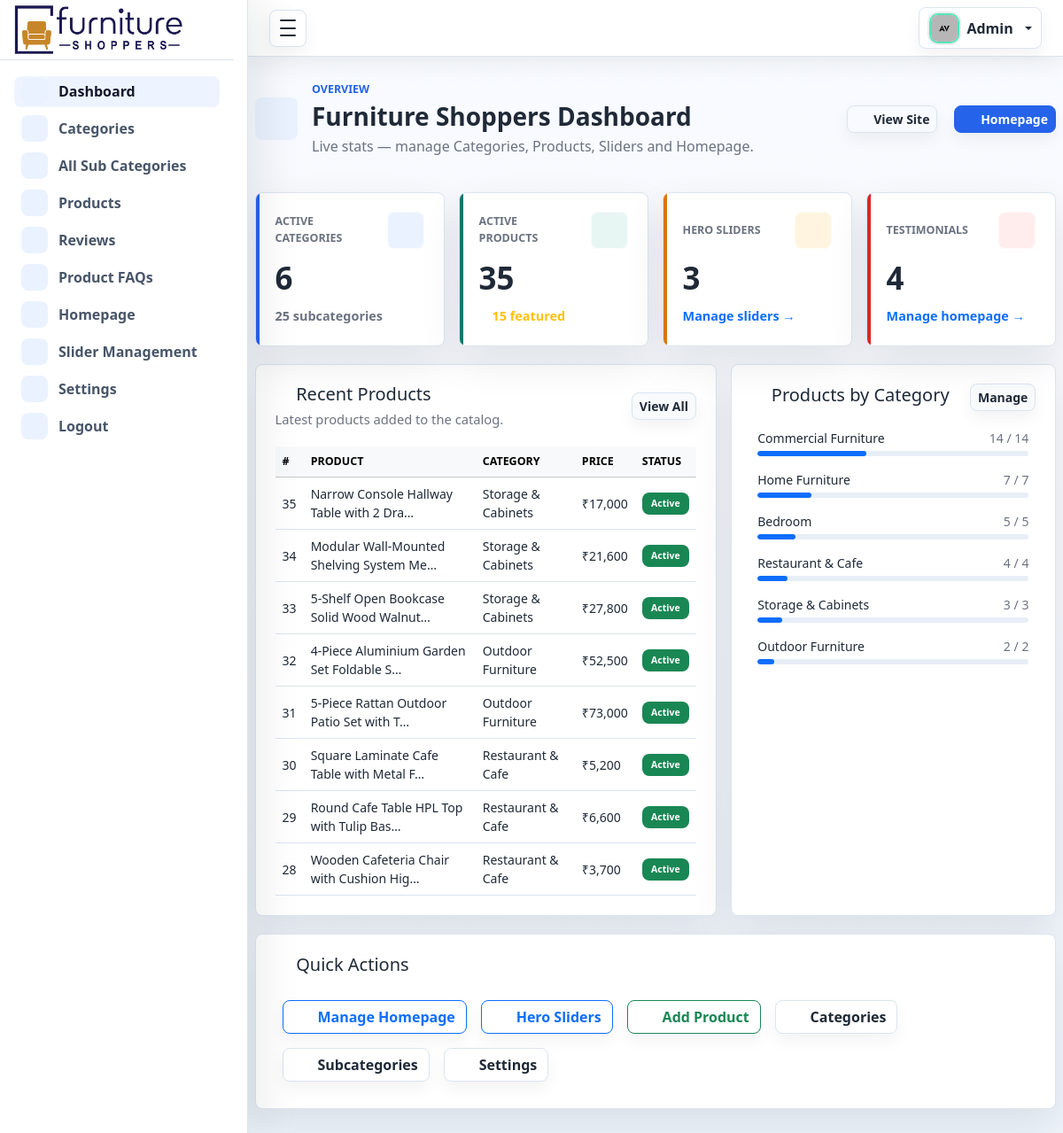
The page /admin_panel/admin_dashboard.php (signed in) on the database its author committed.
### tables this page shows
CREATE TABLE `products` (
  `id` bigint(20) UNSIGNED NOT NULL,
  `category_id` bigint(20) UNSIGNED NOT NULL,
  `subcategory_id` bigint(20) UNSIGNED DEFAULT NULL,
  `product_name` varchar(255) NOT NULL,
  `slug` varchar(255) NOT NULL,
  `sku` varchar(100) DEFAULT NULL,
  `short_description` text DEFAULT NULL,
  `description` longtext DEFAULT NULL,
  `specifications` longtext DEFAULT NULL,
  `regular_price` decimal(12,2) NOT NULL,
  `sale_price` decimal(12,2) DEFAULT NULL,
  `gst_percentage` decimal(5,2) DEFAULT 18.00,
  `stock_quantity` int(11) DEFAULT 10,
  `thumbnail` varchar(255) DEFAULT NULL,
  `product_status` enum('Active','Inactive','Draft') DEFAULT 'Active',
  `is_featured` tinyint(1) DEFAULT 0,
  `created_at` timestamp NOT NULL DEFAULT current_timestamp(),
  `updated_at` timestamp NOT NULL DEFAULT current_timestamp() ON UPDATE current_timestamp(),
  `width` decimal(8,2) DEFAULT NULL COMMENT 'Width in cm',
  `height` decimal(8,2) DEFAULT NULL COMMENT 'Height in cm',
  `depth` decimal(8,2) DEFAULT NULL COMMENT 'Depth / Length in cm',
  `seat_height` decimal(8,2) DEFAULT NULL COMMENT 'Seat height in cm',
  `dimension_image` varchar(500) DEFAULT NULL COMMENT 'Path to dimension diagram image',
  `features` text DEFAULT NULL COMMENT 'Newline-separated product features / bullet points',
  `seo_title` varchar(255) DEFAULT NULL,
  `seo_description` text DEFAULT NULL,
  `seo_keywords` varchar(500) DEFAULT NULL,
  `care_instruction` text DEFAULT NULL,
  `shipping_details` text DEFAULT NULL,
  `warranty_details` text DEFAULT NULL
);

CREATE TABLE `categories` (
  `id` int(11) NOT NULL,
  `category_name` varchar(255) NOT NULL,
  `slug` varchar(255) NOT NULL,
  `description` text DEFAULT NULL,
  `image` varchar(255) DEFAULT NULL,
  `status` enum('Active','Inactive') NOT NULL DEFAULT 'Active',
  `created_at` timestamp NOT NULL DEFAULT current_timestamp(),
  `updated_at` timestamp NULL DEFAULT current_timestamp()
);

### admin_panel/admin_dashboard.php (the view, shortened to what this page needs)
<?php
require __DIR__ . '/includes/db_conn.php';
$totalCategories  = (int)$pdo->query("SELECT COUNT(*) FROM categories WHERE status='Active'")->fetchColumn();
$totalProducts    = (int)$pdo->query("SELECT COUNT(*) FROM products WHERE product_status='Active'")->fetchColumn();
$totalSubcats     = (int)$pdo->query("SELECT COUNT(*) FROM subcategories WHERE status='Active'")->fetchColumn();
$totalSliders     = (int)$pdo->query("SELECT COUNT(*) FROM sliders WHERE status=1")->fetchColumn();
$totalTestimonials= (int)$pdo->query("SELECT COUNT(*) FROM testimonials WHERE status=1")->fetchColumn();
$featuredProducts = (int)$pdo->query("SELECT COUNT(*) FROM products WHERE is_featured=1 AND product_status='Active'")->fetchColumn();
$recentProducts = $pdo->query(
    "SELECT p.id, p.product_name, p.sale_price, p.regular_price, p.product_status, p.is_featured,
            c.category_name
       FROM products p
       JOIN categories c ON c.id = p.category_id
      ORDER BY p.id DESC LIMIT 8"
)->fetchAll();
$catBreakdown = $pdo->query(
    "SELECT c.category_name,
            COUNT(p.id) as total,
            SUM(CASE WHEN p.product_status='Active' THEN 1 ELSE 0 END) as active
       FROM categories c
       LEFT JOIN products p ON p.category_id = c.id
      GROUP BY c.id, c.category_name
      ORDER BY total DESC"
)->fetchAll();
include './layouts/header.php';
?>
<main class="dashboard-content">
  <div class="container-fluid px-3 px-lg-2 py-3">
    <div class="page-heading mb-4">
      <div class="page-heading-copy">
        <span class="page-icon"><i class="bi bi-speedometer2" aria-hidden="true"></i></span>
        <div>
          <p class="eyebrow mb-1">Overview</p>
          <h1 class="h3 mb-1">Furniture Shoppers Dashboard</h1>
          <p class="text-muted mb-0">Live stats — manage Categories, Products, Sliders and Homepage.</p>
        </div>
      </div>
      <div class="heading-actions">
        <a href="../index.php" target="_blank" class="btn btn-outline-secondary btn-sm">
          <i class="bi bi-eye me-1"></i>View Site
        </a>
        <a href="homepage.php" class="btn btn-primary btn-sm ms-2">
          <i class="bi bi-house-door me-1"></i>Homepage
        </a>
      </div>
    </div>
    <section class="row g-3 mt-1" aria-label="Dashboard metrics">
      <div class="col-12 col-sm-6 col-xl-3">
        <article class="metric-card metric-primary">
          <div class="metric-top">
            <span class="metric-label">Active Categories</span>
            <span class="metric-icon"><i class="bi bi-grid" aria-hidden="true"></i></span>
          </div>
          <div class="metric-value"><?= $totalCategories ?></div>
          <div class="metric-meta">
            <span><?= $totalSubcats ?> subcategories</span>
          </div>
        </article>
      </div>
      <div class="col-12 col-sm-6 col-xl-3">
        <article class="metric-card metric-success">
          <div class="metric-top">
            <span class="metric-label">Active Products</span>
            <span class="metric-icon"><i class="bi bi-box-seam" aria-hidden="true"></i></span>
          </div>
          <div class="metric-value"><?= number_format($totalProducts) ?></div>
          <div class="metric-meta">
            <span class="text-warning"><i class="bi bi-star-fill"></i> <?= $featuredProducts ?> featured</span>
          </div>
        </article>
      </div>
      <div class="col-12 col-sm-6 col-xl-3">
        <article class="metric-card metric-warning">
          <div class="metric-top">
            <span class="metric-label">Hero Sliders</span>
            <span class="metric-icon"><i class="bi bi-images" aria-hidden="true"></i></span>
          </div>
          <div class="metric-value"><?= $totalSliders ?></div>
          <div class="metric-meta">
            <a href="slider_management.php">Manage sliders &rarr;</a>
          </div>
        </article>
      </div>
      <div class="col-12 col-sm-6 col-xl-3">
        <article class="metric-card metric-danger">
          <div class="metric-top">
            <span class="metric-label">Testimonials</span>
            <span class="metric-icon"><i class="bi bi-chat-quote" aria-hidden="true"></i></span>
          </div>
          <div class="metric-value"><?= $totalTestimonials ?></div>
          <div class="metric-meta">
            <a href="homepage.php">Manage homepage &rarr;</a>
          </div>
        </article>
      </div>
    </section>
    <section class="row g-3 mt-1">
      <div class="col-12 col-xl-7">
        <div class="panel">
          <div class="panel-header">
            <div>
              <h2 class="h5 mb-1"><i class="bi bi-clock-history me-2"></i>Recent Products</h2>
              <p class="text-muted mb-0">Latest products added to the catalog.</p>
            </div>
            <a class="btn btn-light btn-sm" href="products.php">View All</a>
          </div>
          <div class="table-responsive">
            <table class="table table-hover align-middle mb-0 small">
              <thead class="table-light">
                <tr>
                  <th>#</th>
                  <th>Product</th>
                  <th>Category</th>
                  <th>Price</th>
                  <th>Status</th>
                </tr>
              </thead>
              <tbody>
                <?php foreach ($recentProducts as $rp): ?>
                  <tr>
                    <td><?= (int)$rp['id'] ?></td>
                    <td>
                      <?= htmlspecialchars(mb_strimwidth($rp['product_name'], 0, 40, '…')) ?>
                      <?php if ($rp['is_featured']): ?>
                        <i class="bi bi-star-fill text-warning ms-1" title="Featured"></i>
                      <?php endif; ?>
                    </td>
                    <td><?= htmlspecialchars($rp['category_name']) ?></td>
                    <td>
                      <?php $price = (float)($rp['sale_price'] ?: $rp['regular_price']); ?>
                      ₹<?= number_format($price) ?>
                    </td>
                    <td>
                      <span class="badge <?= $rp['product_status'] === 'Active' ? 'bg-success' : 'bg-secondary' ?>">
                        <?= htmlspecialchars($rp['product_status']) ?>
                      </span>
                    </td>
                  </tr>
                <?php endforeach; ?>
              </tbody>
            </table>
          </div>
        </div>
      </div>
      <div class="col-12 col-xl-5">
        <div class="panel h-100">
          <div class="panel-header">
            <div>
              <h2 class="h5 mb-1"><i class="bi bi-bar-chart me-2"></i>Products by Category</h2>
            </div>
            <a class="btn btn-light btn-sm" href="categories.php">Manage</a>
          </div>
          <div class="px-2">
            <?php foreach ($catBreakdown as $cb):
              $pct = $totalProducts > 0 ? round(($cb['active'] / $totalProducts) * 100) : 0;
            ?>
              <div class="mb-3">
                <div class="d-flex justify-content-between mb-1">
                  <span class="small fw-500"><?= htmlspecialchars($cb['category_name']) ?></span>
                  <span class="small text-muted"><?= (int)$cb['active'] ?> / <?= (int)$cb['total'] ?></span>
                </div>
                <div class="progress" style="height:6px;">
                  <div class="progress-bar" role="progressbar"
                       style="width:<?= $pct ?>%"
                       aria-valuenow="<?= $pct ?>" aria-valuemin="0" aria-valuemax="100"></div>
                </div>
              </div>
            <?php endforeach; ?>
          </div>
        </div>
      </div>
    </section>
    <section class="row g-3 mt-1">
      <div class="col-12">
        <div class="panel">
          <div class="panel-header">
            <h2 class="h5 mb-0"><i class="bi bi-lightning-charge me-2"></i>Quick Actions</h2>
          </div>
          <div class="d-flex flex-wrap gap-3 p-2">
            <a href="homepage.php" class="btn btn-outline-primary">
              <i class="bi bi-house-door me-2"></i>Manage Homepage
            </a>
            <a href="slider_management.php" class="btn btn-outline-primary">
              <i class="bi bi-images me-2"></i>Hero Sliders
            </a>
            <a href="products_forms.php" class="btn btn-outline-success">
              <i class="bi bi-plus-circle me-2"></i>Add Product
            </a>
            <a href="categories.php" class="btn btn-outline-secondary">
              <i class="bi bi-grid me-2"></i>Categories
            </a>
            <a href="all_sub_categories.php" class="btn btn-outline-secondary">
              <i class="bi bi-diagram-3 me-2"></i>Subcategories
            </a>
            <a href="settings.php" class="btn btn-outline-secondary">
              <i class="bi bi-gear me-2"></i>Settings
            </a>
          </div>
        </div>
      </div>
    </section>
  </div>
</main>
<?php include './layouts/footer.php'; ?>

### rows shown on the page
products: id "35", product_name "Narrow Console Hallway Table with 2 Dra…", category.category_name "Storage & Cabinets", sale_price "17,000", product_status "Active"
products: id "34", product_name "Modular Wall-Mounted Shelving System Me…", category.category_name "Storage & Cabinets", sale_price "21,600", product_status "Active"
products: id "33", product_name "5-Shelf Open Bookcase Solid Wood Walnut…", is_featured 1 (drawn), category.category_name "Storage & Cabinets", sale_price "27,800", product_status "Active"
products: id "32", product_name "4-Piece Aluminium Garden Set Foldable S…", category.category_name "Outdoor Furniture", sale_price "52,500", product_status "Active"
products: id "31", product_name "5-Piece Rattan Outdoor Patio Set with T…", is_featured 1 (drawn), category.category_name "Outdoor Furniture", sale_price "73,000", product_status "Active"
products: id "30", product_name "Square Laminate Cafe Table with Metal F…", category.category_name "Restaurant & Cafe", sale_price "5,200", product_status "Active"
products: id "29", product_name "Round Cafe Table HPL Top with Tulip Bas…", is_featured 1 (drawn), category.category_name "Restaurant & Cafe", sale_price "6,600", product_status "Active"
products: id "28", product_name "Wooden Cafeteria Chair with Cushion Hig…", category.category_name "Restaurant & Cafe", sale_price "3,700", product_status "Active"

### other values the page prints
$totalCategories "6"
$totalSubcats "25"
$totalProducts "35"
$featuredProducts "15"
$totalSliders "3"
$totalTestimonials "4"
$cb['category_name'] "Commercial Furniture"
$cb['active'] "14"
$cb['total'] "14"
$cb['category_name'] "Home Furniture"
$cb['active'] "7"
$cb['total'] "7"
$cb['category_name'] "Bedroom"
$cb['active'] "5"
$cb['total'] "5"
